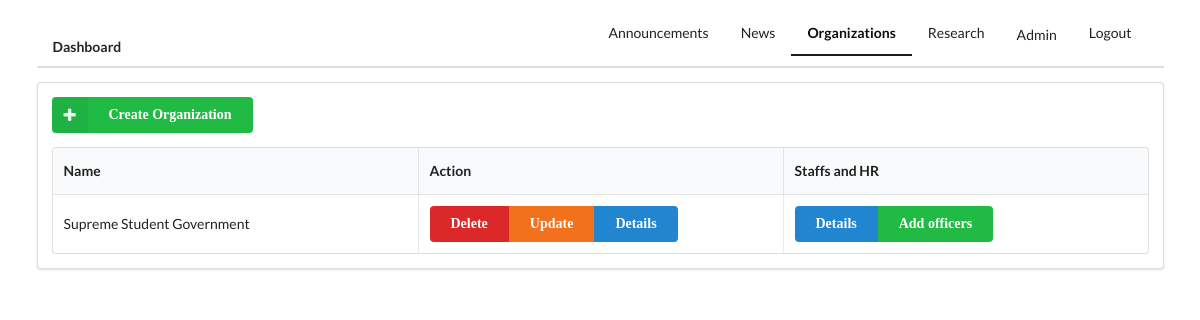
/staff/organizations/ (signed in), run on an earlier commit of the app's database.
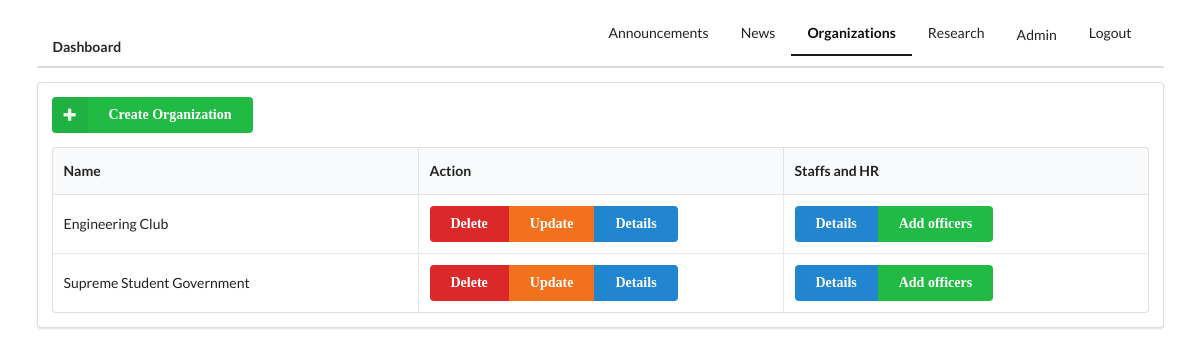
And on a later commit of the database.
### staff/models.py (models this page shows, shortened)
class Organization(models.Model):
    LEVEL = (
        ("Main", "Main"),
        ("Core Subject", "Core Subject"),
        ("Social Science", "Social Science"),
        ("Music and Arts", "Music and Arts"),
    )
    name = models.CharField(max_length=100)
    category = models.CharField(choices=LEVEL, max_length=50, blank=True, null=True)
    logo = models.ImageField(upload_to="organization/" + str(name).lower() + "/logo", null=True)
    acronym = models.CharField(max_length=10)
    description = models.TextField(max_length=5000)

### staff/views.py (the view)
# urls.py: path('organizations',views.OrganizationListView.as_view(),name="organizations"),
class OrganizationListView(LoginRequiredMixin, ListView):
    redirect_field_name = 'staff/index.html'
    model = Organization
    context_object_name = 'organizations'
    def get_queryset(self):
        return Organization.objects.order_by('name')

### templates/staff/organization_list.html (shortened to what this page needs)
{% extends 'staff/base_staff.html' %}
{% block organization %}
  active
{% endblock %}
{% block main_content %}
  <div class="ui container">
    <div class="ui segment">
      <a href="{% url 'staff:create_organization' %}" class="ui green icon labeled button"><i class="ui plus icon"></i>Create Organization</a>
      <table class="ui celled three column table">
        <thead>
          <th>Name</th>
          <th>Action</th>
          <th>Staffs and HR</th>
        </thead>
        <tbody>
          {% for org in organizations %}
          <tr>
            <td>
              {{ org.name }}
            </td>
            <td>
              <div class="ui buttons">
                <a href="{% url 'staff:delete_organization' pk=org.pk%}" class="ui red button">Delete</a>
                <a href="{% url 'staff:update_organization' pk=org.pk%}" class="ui orange button">Update</a>
                <a href="{% url 'staff:organization_detail' pk=org.pk %}" class="ui blue button">Details</a>
              </div>
            </td>
            <td>
              <div class="ui buttons">
                <a href="{% url 'staff:organization_hr_list' organization=org.name%}" class="ui blue button">Details</a>
                <a href="{% url 'staff:organization_hr_create' organization=org.name%}" class="ui green button">Add officers</a>
              </div>
            </td>
          </tr>
          {% endfor %}
        </tbody>
      </table>
    </div>
  </div>
{% endblock %}

### templates/staff/base_staff.html (shortened to what this page needs)
<!DOCTYPE html>
{% load staticfiles %}
<html lang="en" dir="ltr">
  <head>
    <link rel="stylesheet" href="{% static 'dist/semantic.css' %}">
<link rel="stylesheet" href="//cdn.jsdelivr.net/npm/medium-editor@latest/dist/css/medium-editor.min.css" type="text/css" media="screen" charset="utf-8">
    <link rel="stylesheet" type="text/css" href="{% static 'css/index.css' %}">
  </head>
  <body>
    <div class="ui container">
      <div class="ui secondary pointing menu">
        <a href="{% url 'staff:index' %}" class="header item">Dashboard</a>
        <div class="right item">
          <a href="{% url 'staff:announcements' %}" class="{% block announcement%} {%endblock%}item">Announcements</a>
          <a href="{% url 'staff:news' %}" class="{% block news %} {%endblock%}item">News</a>
          <a href="{% url 'staff:organizations' %}" class="{% block organization %} {% endblock %}item">Organizations</a>
          <a href="{% url 'staff:research' %}" class="{% block research %} {%endblock%}item">Research</a>
          {% if user.is_authenticated %}
          <a href="{% url 'admin:index' %}" class="ui item">Admin</a>
          <a href="{% url 'staff:logout' %}" class="item">Logout</a>
          {% else %}
          <a href="{% url 'staff:login' %}" class="item">Login</a>
          {% endif %}
        </div>
      </div>
      {% block main_content %}
      {% endblock %}
    </div>
  </body>
</html>

### static/css/index.css (style rules this page uses)
.ui.button { font-family: Code Bold; font-weight: bold; }

What changed in the data, as far as the page shows it:
added Organization: name "Engineering Club"
